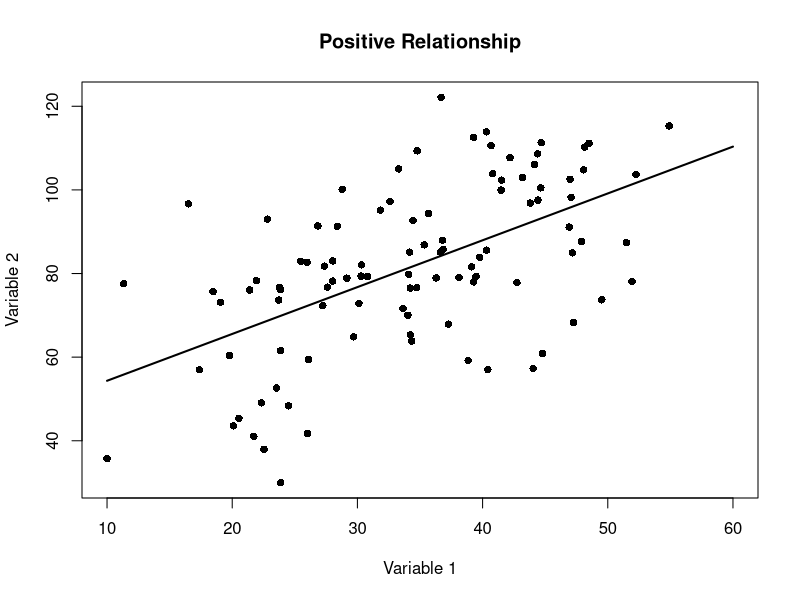
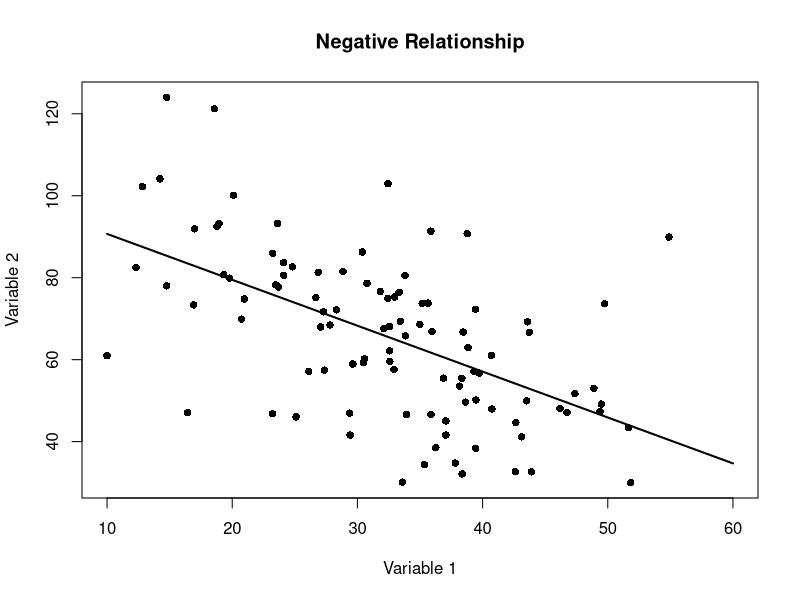
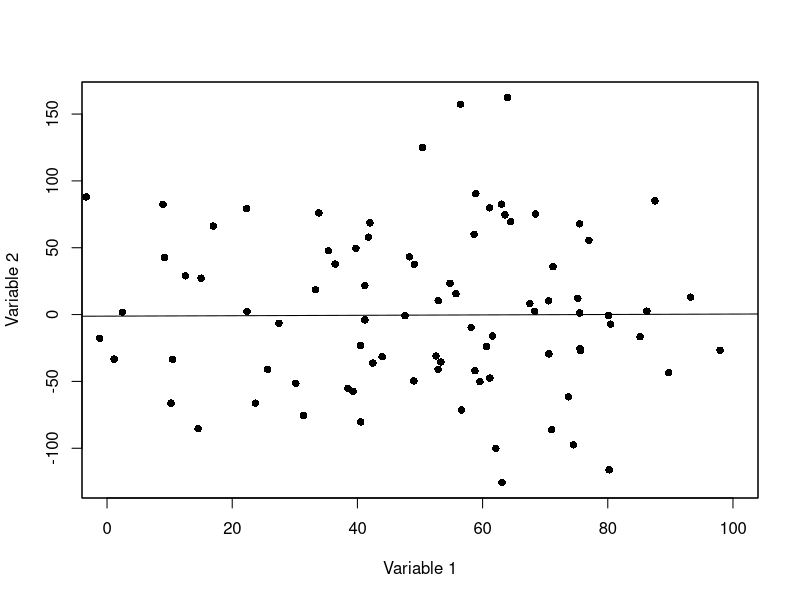
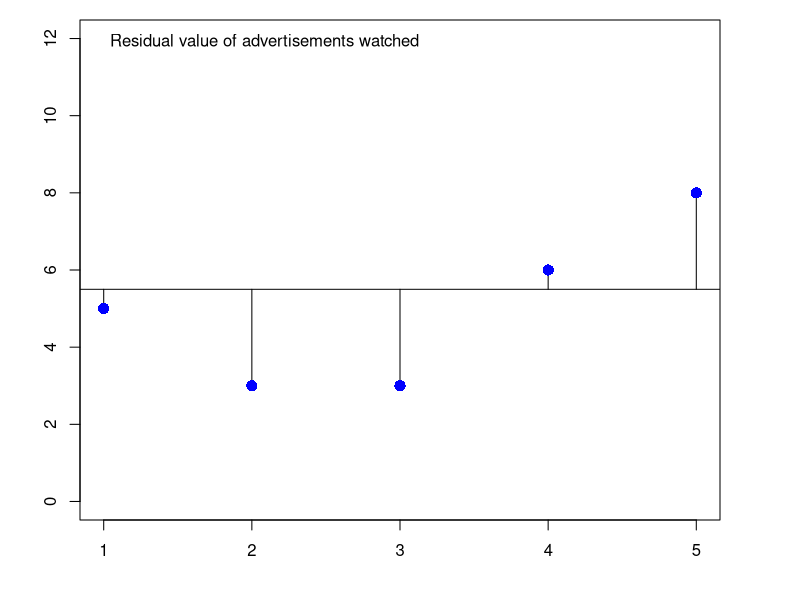
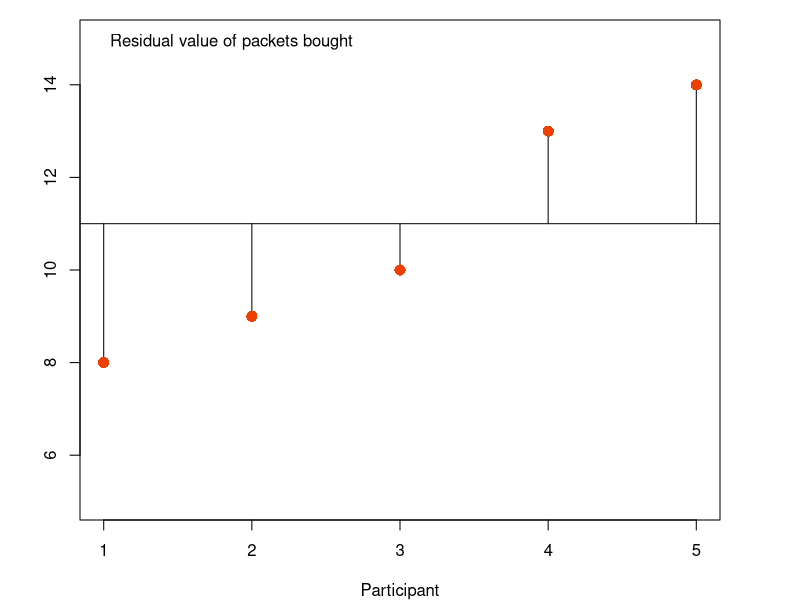

Reproduce these figures in R, in order.
## ---- chunk 1
require(tidyverse)
require(knitr)
require(mvtnorm)

out <- as.data.frame(MASS::mvrnorm(100, mu = c(0,0), 
                             Sigma = matrix(c(1,0.56,0.56,1), ncol = 2), 
                             empirical = TRUE))

out$V1.s <- (out$V1 - min(out$V1))*10+10 #x
out$V2.s <- (out$V2 - min(out$V2))*20+30 #y

plot(out$V1.s,out$V2.s, pch = 16, xlab = "Variable 1", ylab = "Variable 2", xlim = c(10,60), main = "Positive Relationship")
line <- lm(out$V2.s~out$V1.s)
sum <- summary(line)
slope <- sum$coefficients[2,1]
b <- sum$coefficients[1,1]
curve(slope*x+b, from = 10, to = 60, add = T, lwd = 2)


## ---- chunk 2
require(tidyverse)
require(knitr)
library(MASS)
out <- as.data.frame(mvrnorm(100, mu = c(0,0), 
                             Sigma = matrix(c(1,-0.56,-0.56,1), ncol = 2), 
                             empirical = TRUE))

out$V1.s <- (out$V1 - min(out$V1))*10+10 #x
out$V2.s <- (out$V2 - min(out$V2))*20+30 #y

plot(out$V1.s,out$V2.s, pch = 16, xlab = "Variable 1", ylab = "Variable 2", xlim = c(10,60), main = "Negative Relationship")
line <- lm(out$V2.s~out$V1.s)
sum <- summary(line)
slope <- sum$coefficients[2,1]
b <- sum$coefficients[1,1]
curve(slope*x+b, from = 10, to = 60, add = T, lwd = 2)


## ---- chunk 3
require(tidyverse)
require(knitr)

par(mfrow = c(1,1))  
x <- rnorm(100, 50, 35)
y <- rnorm(100, 0, 55)
plot(x,y, xlim = c(0,100), pch = 16,xlab = "Variable 1", ylab = "Variable 2")
line <- lm(y~x)
sum <- summary(line)
slope <- sum$coefficients[2,1]
b <- sum$coefficients[1,1]
curve(slope*x+b, from = min(x), to = max(x), add = T)
box()

## ---- chunk 4
par(mfrow = c(1,1), mar = c(4,4,1,4)) # This tells R to put 1 row, 2 columns
x <- c(1,2,3,4,5,1,2,3,4,5)
y <- c(5,3,3,6,8,8,9,10,13,14)

plot(x,y, main = "", xlab = "", ylab = NA, xlim = c(1,5), ylim = c(0,12), pch=16, type = 'n')
points(x[1:5],y[1:5], main = "", xlab = "Participant", ylab = NA, xlim = c(0,6), ylim = c(0,20), 
       pch=16, col = "blue", cex = 1.5)
abline(h = c(5.5, 11)[1])
segments(x[1:5],y[1:5],x[1:5],rep(5.5,5))
points(x[1:5],y[1:5], main = "", xlab = "", ylab = NA, 
       pch=16, col = "blue", cex = 1.5)
legend('topleft', legend = "Residual value of advertisements watched", bty = 'n')
## ---- chunk 5
par(mfrow = c(1,1), mar = c(4,4,1,4)) # This tells R to put 1 row, 2 columns
x <- c(1,2,3,4,5,1,2,3,4,5)
y <- c(5,3,3,6,8,8,9,10,13,14)
plot(x,y, main = "", xlab = "Participant", ylab = NA, xlim = c(1,5), ylim = c(5,15), pch=16, type = 'n')

points(x[6:10],y[6:10], main = "", xlab = "Participant", ylab = NA, xlim = c(0,6), ylim = c(0,20), 
       pch=16, col = "orangered2", cex = 1.5)
abline(h = c(5.5, 11)[2])
segments(x[6:10],y[6:10],x[6:10],rep(11,5))

points(x[6:10],y[6:10], main = "", xlab = "Participant", ylab = NA, xlim = c(0,6), ylim = c(0,20), 
       pch=16, col = "orangered2", cex = 1.5)
legend('topleft', legend = "Residual value of packets bought", bty = 'n')

## ---- chunk 6

n.df <- c("Store",	"Distance (m)",	"Rank distance",	"Price",	"Rank price",	"Difference between ranks (d)", "d x d")

df <- c(1,2,3,4,5,6,7,8,9,10,
50,175,270,375,425,580,710,790,890,980,
10,9,8,7,6,5,4,3,2,1,
1.8,1.2,2,1,1,1.2,0.8,0.6,1,0.85,
2,3.5,1,6,6,3.5,9,10,6,8,
8,5.5,7,1,0,1.5,-5,-7,-4,-7,
64,30.25,49,1,0,2.25,25,49,16,49)

df <- as.data.frame(matrix(df, nrow = 10))
names(df) <- n.df
kable(df, "simple")

